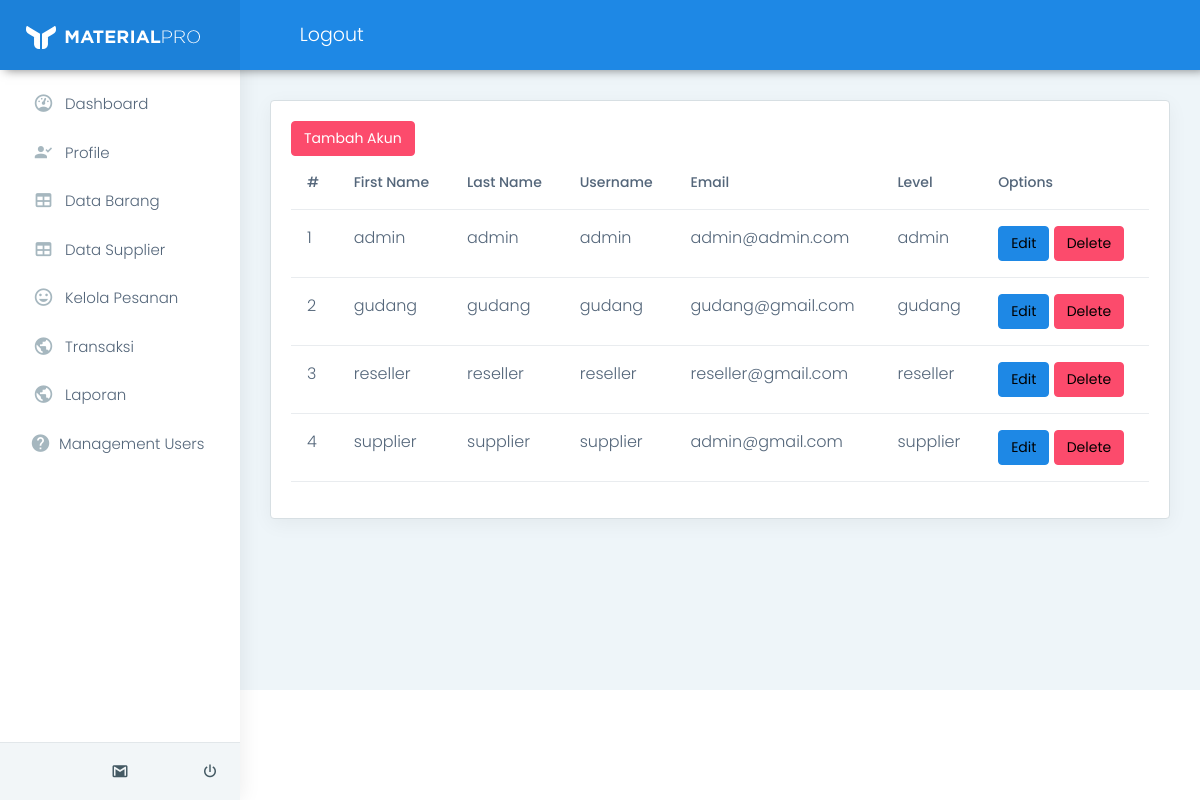
Before: /admin/index.php?page=account (signed in) with the older database file.
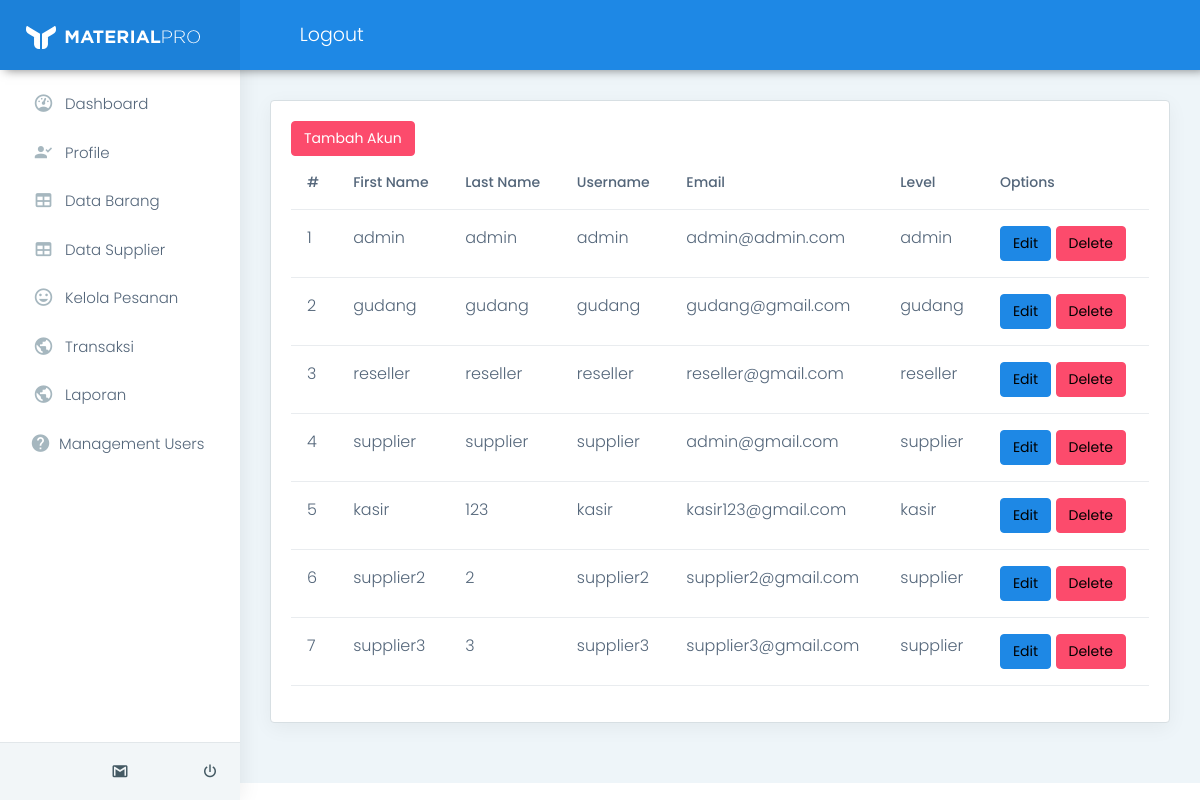
After: the same page with the newer database file.
### tables this page shows
CREATE TABLE `users` (
  `user_id` int(11) NOT NULL,
  `unique_id` int(255) NOT NULL,
  `username` varchar(255) NOT NULL,
  `fname` varchar(255) NOT NULL,
  `lname` varchar(255) NOT NULL,
  `email` varchar(255) NOT NULL,
  `phone` varchar(20) DEFAULT NULL,
  `password` varchar(255) NOT NULL,
  `alamat` varchar(255) NOT NULL,
  `level` varchar(20) NOT NULL
);

### admin/management/index.php (the view)
<div class="card">
  <div class="card-body">
    <a href="/ricemil/admin/index.php?page=account&modul=add" class="btn btn-danger d-none d-md-inline-block text-white">Tambah Akun</a>
    <table class="table user-table">
      <thead>
        <tr>
          <th class="border-top-0">#</th>
          <th class="border-top-0">First Name</th>
          <th class="border-top-0">Last Name</th>
          <th class="border-top-0">Username</th>
          <th class="border-top-0">Email</th>
          <th class="border-top-0">Level</th>
          <th class="border-top-0">Options</th>
        </tr>
      </thead>
      <tbody>
        <?php
        $no = 1;
        $q = "SELECT * FROM users ";
        $results = mysqli_query($conn, $q);
        foreach ($results as $res) {
        ?>
          <tr>
            <td><?= $no++ ?></td>
            <td><?= $res['fname'] ?></td>
            <td><?= $res['lname'] ?></td>
            <td><?= $res['username'] ?></td>
            <td><?= $res['email'] ?></td>
            <td><?= $res['level'] ?></td>
            <td>
              <a class='btn btn-info' href="/ricemil/admin/index.php?page=account&modul=edit&user_id=<?php echo $res['user_id']; ?>">Edit</a>
              <a class='btn btn-danger' href="/ricemil/admin/index.php?page=account&modul=delete&user_id=<?php echo $res['user_id']; ?>">Delete</a>
            </td>
          </tr>
        <?php } ?>
      </tbody>
    </table>
  </div>
</div>

Changed rows visible on the page:
added users: fname "kasir", lname "123", username "kasir", email "kasir123@gmail.com", level "kasir"
added users: fname "supplier2", lname "2", username "supplier2", email "supplier2@gmail.com", level "supplier"
added users: fname "supplier3", lname "3", username "supplier3", email "supplier3@gmail.com", level "supplier"
